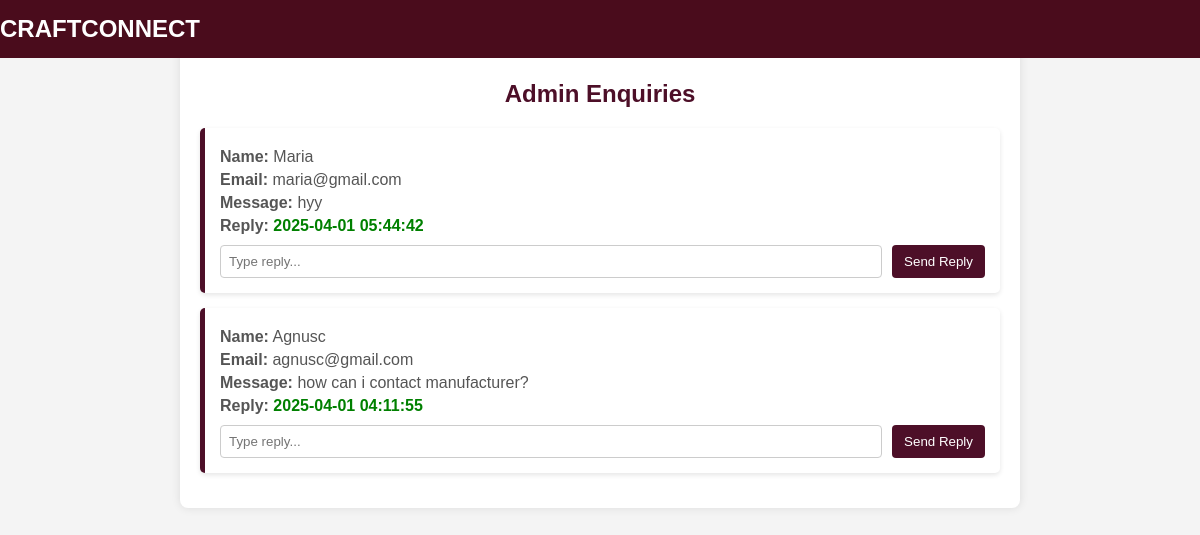
Page /admin/enquiries on the committed database.
### tables this page shows
CREATE TABLE contact_messages (
            id INTEGER PRIMARY KEY AUTOINCREMENT,
            name TEXT NOT NULL,
            email TEXT NOT NULL,
            content TEXT NOT NULL,
            timestamp DATETIME DEFAULT CURRENT_TIMESTAMP
        , reply TEXT, status TEXT DEFAULT 'unread');

### app.py (the view)
@app.route('/admin/enquiries')
def admin_enquiries():
    conn = sqlite3.connect('craftconnect.db')
    cursor = conn.cursor()
    cursor.execute('SELECT id, name, email, content, timestamp FROM contact_messages ORDER BY timestamp DESC')
    enquiries = cursor.fetchall()
    conn.close()
    return render_template('admin_enquiries.html', enquiries=enquiries)

### templates/admin_enquiries.html (shortened to what this page needs)
<!DOCTYPE html>
<html lang="en">
<head>
    <link rel="stylesheet" href="{{ url_for('static', filename='css/admin_enquiries.css') }}">
</head>
<body>
    <nav class="navbar">CRAFTCONNECT</nav>
    <div class="container">
        <h2>Admin Enquiries</h2>
        {% for enquiry in enquiries %}
        <div class="enquiry-card">
            <div class="enquiry-details">
                <p><strong>Name:</strong> {{ enquiry[1] }}</p>
                <p><strong>Email:</strong> {{ enquiry[2] }}</p>
                <p><strong>Message:</strong> {{ enquiry[3] }}</p>
                <p><strong>Reply:</strong>
                    {% if enquiry[4] %}
                        <span class="replied">{{ enquiry[4] }}</span>
                    {% else %}
                        <span class="no-reply">No reply yet</span>
                    {% endif %}
                </p>
            </div>
            <form action="{{ url_for('reply_enquiry', enquiry_id=enquiry[0]) }}" method="POST">
                <input type="text" name="reply_message" placeholder="Type reply..." required>
                <button type="submit">Send Reply</button>
            </form>
        </div>
        {% endfor %}
    </div>
</body>
</html>

### static/css/admin_enquiries.css (style rules this page uses)
body { font-family: Arial, sans-serif; background-color: #f4f4f4; margin: 0; padding: 0; }
.navbar { position: absolute; top: 0; left: 0; width: 100%; background-color: #4a0c1c; padding: 15px 0; text-align: left; color: white; font-size: 24px; font-weight: bold; }
.container { width: 90%; max-width: 800px; margin: 40px auto; padding: 20px; background: white; border-radius: 8px; box-shadow: 0 0 10px rgba(0, 0, 0, 0.1); }
h2 { text-align: center; color: #4D0F28; }
.enquiry-card { background: #ffffff; border-left: 5px solid #4D0F28; padding: 15px; margin: 15px 0; border-radius: 5px; box-shadow: 0 2px 5px rgba(0, 0, 0, 0.1); }
.enquiry-details p { margin: 5px 0; color: #555; }
.replied { color: green; font-weight: bold; }
form { margin-top: 10px; display: flex; gap: 10px; }
input[type="text"] { flex: 1; padding: 8px; border: 1px solid #ccc; border-radius: 4px; }
button { background-color: #4D0F28; color: white; padding: 8px 12px; border: none; border-radius: 4px; cursor: pointer; }

### rows in the picture
contact_messages: name "Maria", email "maria@gmail.com", content "hyy", timestamp "2025-04-01 05:44:42"
contact_messages: name "Agnusc", email "agnusc@gmail.com", content "how can i contact manufacturer?", timestamp "2025-04-01 04:11:55"
